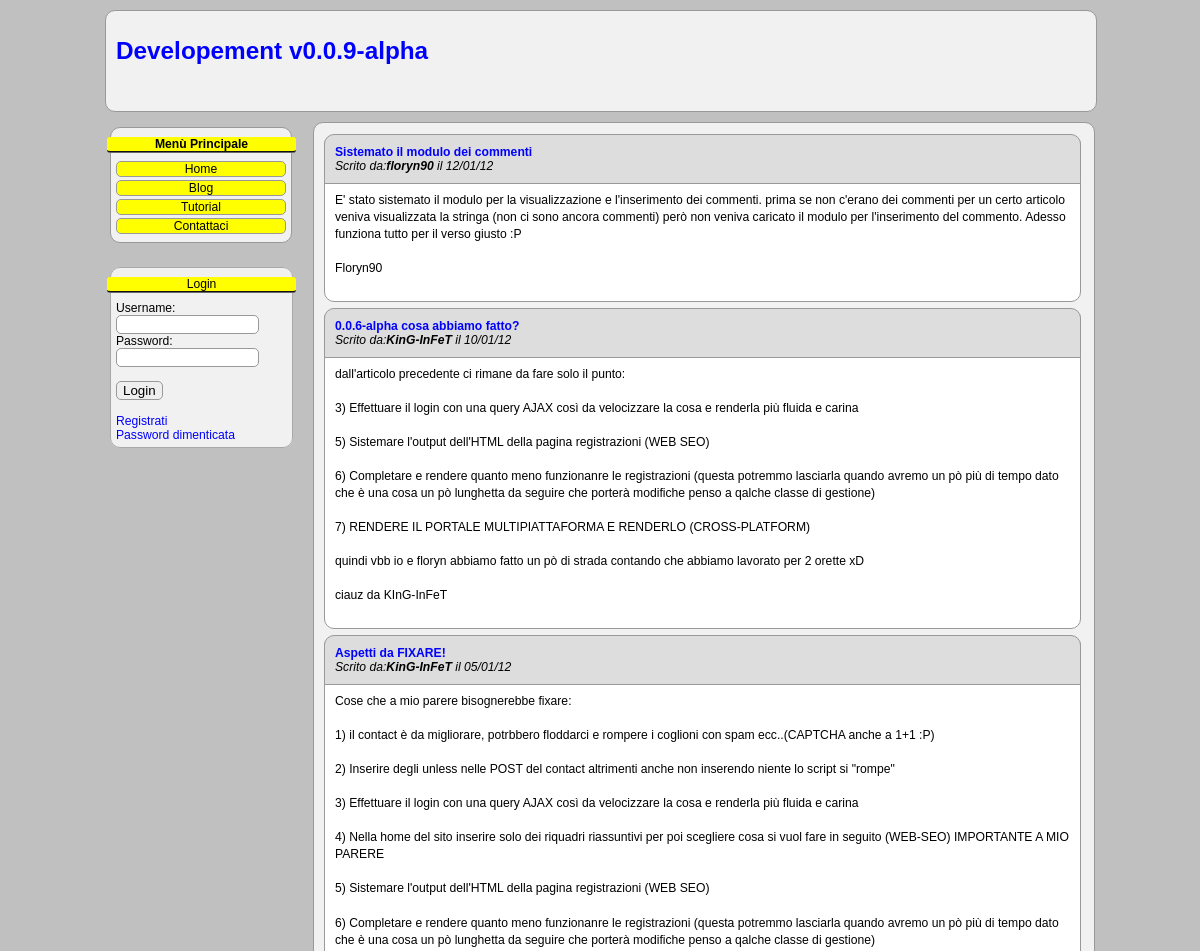
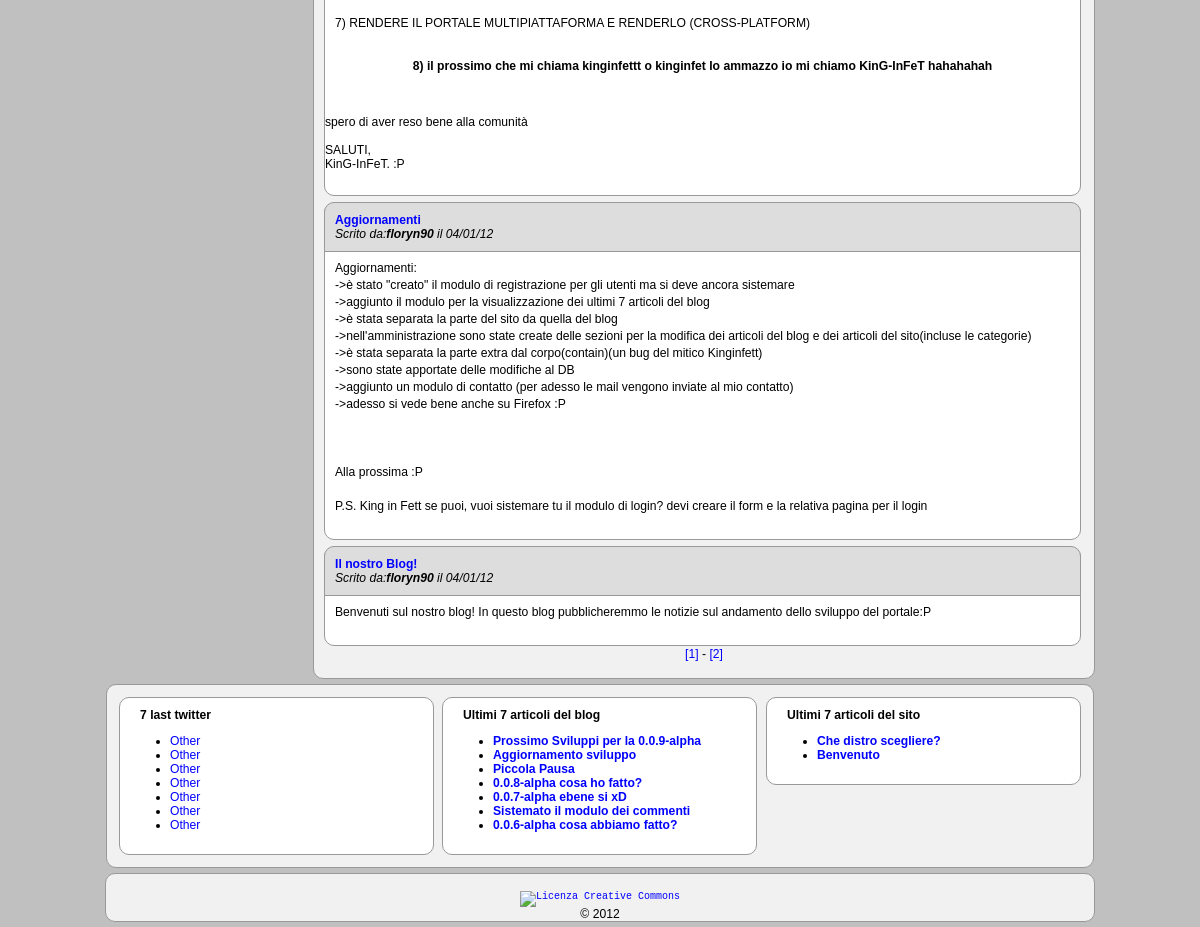
Page /index.php?page=blog&pages=2 on the committed database (2 pictures, top to bottom).
### tables this page shows
CREATE TABLE IF NOT EXISTS `admin_blog` (
  `id` int(11) NOT NULL AUTO_INCREMENT,
  `author` text NOT NULL,
  `title` text NOT NULL,
  `post` text NOT NULL,
  `post_date` text NOT NULL,
  `num_read` int(11) NOT NULL,
  `cat_id` int(11) NOT NULL,
  KEY `id` (`id`)
);

CREATE TABLE IF NOT EXISTS `admin_tutorial` (
  `id` int(11) NOT NULL AUTO_INCREMENT,
  `author` text NOT NULL,
  `title` text NOT NULL,
  `post` text NOT NULL,
  `post_date` text NOT NULL,
  `num_read` int(11) NOT NULL,
  `cat_id` int(11) NOT NULL,
  KEY `id` (`id`)
);

### index.php (called while the page is built, shortened)
<?php
$Template = new Template();
$Template->_TPrint();
?>

### classes/config.php (called while the page is built, shortened)
<?php
$_CONFIG =
array(
    'DB_HOST' => 'localhost',
    'DB_USER' => 'dev123',
    'DB_PASS' => '',
    'DB_NAME' => 'my_dev123'
);
?>

### classes/mysql.class.php (called while the page is built, shortened)
<?php
class MySQL extends Security {
	private $conn   = NULL;
	public function __construct ($db_host, $db_user, $db_pass, $db_name) {
		if (!$this -> conn = @mysql_connect ($db_host, $db_user, $db_pass)) {
			die ("<div class=\"error\">".mysql_error()."</div>");
		}
	}
	public function sendQuery ($query) {
		if (!$this -> result = @mysql_query ($query, $this -> conn)) {
			die ("<div class=\"error\">SQL Error: ".mysql_error()."</div>");
		}else {
			return $this -> result;
		}
	}
}

### classes/Pager.class.php (called while the page is built)
<?php
class Pager  {
    public function getPagerData ($numHits, $limit, $page) {
        $numHits  = (int) $numHits;
        $limit    = max((int) $limit, 1);
        $page     = (int) $page;
        $numPages = ceil($numHits / $limit);
        $page = max($page, 1);
        $page = min($page, $numPages);
        $offset = ($page - 1) * $limit;
        $ret = new stdClass;
        $ret->offset   = $offset;
        $ret->limit    = $limit;
        $ret->numPages = $numPages;
        $ret->page     = $page;
        return $ret;
    }
}
?>

### pages/blog/index.php (the view, shortened to what this page needs)
<?php
include(CLASSES_DIR ."config.php");
include(CLASSES_DIR ."Pager.class.php");
$this->sql  = new MySQL ($_CONFIG['DB_HOST'], $_CONFIG['DB_USER'], $_CONFIG['DB_PASS'], $_CONFIG['DB_NAME']);
if (isset($_GET['pages']) && is_numeric($_GET['pages']) && ((int) $_GET['pages']) > 0 )
    $page = (int) $_GET['pages'];
else
    $page = 1;
$result = $this->sql->sendQuery("SELECT COUNT(*) FROM ".__PREFIX__."blog");
$total  = mysql_result($result, 0, 0);
$pager_l = new Pager();
$pager   = $pager_l->getPagerData($total, _LIMIT_, $page);
$offset  = $pager->offset;
$limit   = $pager->limit;
$this->post = $this->sql->sendQuery("SELECT * FROM ".__PREFIX__."blog ORDER BY id DESC LIMIT ".$offset.", ".$limit);
while($this->article = mysql_fetch_array($this->post)) {
   	print    "\n\t<div id=\"article_top\">"
   	    	. "\n<b> <a href=\"?page=view_article_blog&id=".$this->article['id']."\">".$this->article['title']."</a></b>"
   			. "\n<br /><i>Scrito da:<b>".$this->article['author']."</b> il ".$this->article['post_date']."</i></sfondo>"
   			. "\n\t</div>"
   			. "\n\t<div id=\"article\">"
   			. "<br /><br /><br />"
			. "\n<br /><p>".BBCode($this->article['post'])."</p> <br />"
    		. "\n\t</div>";
}
if($pager->numPages > 0) {
    print "\n<p align=\"center\">";
        for ($i = 1; $i <= $pager->numPages; $i++) {
            if ($i < $pager->numPages)
                print " <a href=\"index.php?page=blog&pages=".$i."\">[".$i."]</a> -";
            else
                print " <a href=\"index.php?page=blog&pages=".$i."\">[".$i."]</a>";
        }
    print "\n</p>";
}
?>

### classes/Template.class.php (shortened to what this page needs)
<?php
class Template extends Login {
	public function __construct () {
    	include(CLASSES_DIR . "config.php");
        include_once(CLASSES_DIR . "mysql.class.php");
		include_once(CLASSES_DIR . "login.class.php");
		$this->sql = new MySQL ($_CONFIG['DB_HOST'], $_CONFIG['DB_USER'], $_CONFIG['DB_PASS'], $_CONFIG['DB_NAME']);
	}
    public function _TPrint() {
        $this->_header();
        $this->_title();
        $this->_content();
        $this->_leftbar();
        $this->_extra();
        $this->_footer();
 }
    public function _header() {
        print "<!DOCTYPE HTML>"
            . "\n<html xmlns=\"http://www.w3.org/1999/xhtml\">"
            . "\n<head>"
            . "\n<title>"._TITLE_SITE_."</title>"
            . "\n<meta http-equiv=\"content-type\" content=\"text/html; charset=UTF-8\" />"
            . "\n<meta name=\"KEYWORDS\" content=\""._KEYWORDS_."\" />"
            . "\n<meta name=\"DESCRIPTION\" content=\""._DESCRIPTION_."\" />"
            . "\n<meta name=\"ROBOTS\" content=\"INDEX, FOLLOW\" />"
            . "\n<meta name=\"REVISIT-AFTER\" content=\"1 DAYS\" />"
            . "\n<meta name=\"RATING\" content=\"GENERAL\" />"
            . "\n<meta name=\"RESOURCE-TYPE\" content=\"DOCUMENT\" />"
            . "\n<meta name=\"DISTRIBUTION\" content=\"GLOBAL\" />"
            . "\n<meta name=\"GENERATOR\" content=\""._GENERATOR_."\" />"
            . "\n<meta name=\"AUTHOR\" content=\""._AUTHOR_."\" />"
            . "\n<meta name=\"COPYRIGHT\" content=\""._COPYRIGHT_."\" />"
            . "\n"
            . "\n"
            . "\n<script type=\"text/javascript\" src=\"js/jquery-1.7.1.js\"></script>"
            . "\n<script type=\"text/javascript\" src=\"js/jquery-ui-1.8.16.js\"></script>"
            . "\n"
            . "\n"
            . "\n<link rel=\"stylesheet\" type=\"text/css\" href=\"css/styles.css\">"
            . "\n"
            . "\n<link rel=\"icon\" href=\"img/favicon.ico\" type=\"image/png\" />"
            . "\n</head>"
            . "\n<body  >"
            . "\n<div id=\"container\">";
    }
    public function _title() {
        print "\n<div id=\"header\">"
            . "\n\t<h1><a href=\"index.php\">"._TITLE_SITE_."</a></h1>"
            . "\n</div>";
    }
    public function _content() {
        print "\n<div id=\"wrapper\">"
            . "\n\t<div id=\"content\">";
        $PLoad = new PageLoader();
        $PLoad->Loader(@$_GET['page']);
	       print "\n\t</div>"
            . "\n</div>";
    }
    public function _leftbar() {
    	print "\n<div id=\"leftbar\">"
    		. "<div id=\"hmenu\">"
            . "\n<center><strong>Men&ugrave; Principale</strong></center>"
            . "</div>";
        print "\n<div id=\"navigation\">"
			. "<br /><br />"
            . "\n<a href=\"index.php\"><li><center>Home</center></li></a>"
            . "\n<a href=\"?page=blog\"><li><center>Blog</center></li></a>"
            . "\n<a href=\"?page=tutorial\"><li><center>Tutorial</center></li></a>"
            . "\n<a href=\"?page=contact\"><li><center>Contattaci</center></li></a>"
            . "\n</div>";
        @$user = empty($_COOKIE['admin_user']) ? $_COOKIE['normal_user'] : $_COOKIE['admin_user'];
        if(@$_COOKIE['admin_user'] || @$_COOKIE['normal_user']){
            print "\n <div id=\"hmenu\"><center>Logged</center></div>"
            	. "\n<fieldset style=\"margin:5px;padding:5px;background-color:#f1f1f1; border:1px solid #A8A8A8;\">"
	    		. "\n   <br /><br /><center>&hearts; Benvenuto, ".htmlspecialchars($user)."!</center><br />";
			if(@$_COOKIE['admin_user']) {
				print "\n<br /><a href=\"./admin.php\">&rsaquo;&rsaquo; Pannello amministrazione</a>";
			}
				print "\n<br /><a href=\"./index.php?page=gestione_user&token=".$_SESSION['token']."\">&rsaquo;&rsaquo; Modifica profilo</a>"
	    		. "\n<br /><a href=\"./index.php?page=logout&token=".$_SESSION['token']."\">&rsaquo;&rsaquo; Logout</a>"
	    		. "\n </fieldset>";
		}
	    else
            $this->form_login(@$_REQUEST['user'], @$_REQUEST['pass']);
    	print "\n</div>"
    		. "\n</div>";
}
    public function _extra() {
        print "\n<div id=\"extra\">"
            . "\n   <div id=\"twitter\">"
            . "\n   <p><strong>7 last twitter</strong></p>"
            . "\n       <ul>"
            . "\n           <li><a href=\"#\">Other</a></li>"
            . "\n             <li><a href=\"#\">Other</a></li>"
            . "\n             <li><a href=\"#\">Other</a></li>"
            . "\n             <li><a href=\"#\">Other</a></li>"
            . "\n             <li><a href=\"#\">Other</a></li>"
            . "\n             <li><a href=\"#\">Other</a></li>"
            . "\n             <li><a href=\"#\">Other</a></li>"
            . "\n   </ul>"
            . "\n   </div>"
	        . "\n   "
            . "\n   <div id=\"last_topic_forum\">"
            . "\n   <p><strong>Ultimi 7 articoli del blog</strong></p>"
	        . "\n       <ul>";
	        $this->post = $this->sql->sendQuery("SELECT * FROM ".__PREFIX__."blog ORDER BY id DESC");
			$i = 0;
            while(($this->article = mysql_fetch_array($this->post)) && $i < 7) {
    	     	print "\n<li><a href=\"?page=view_article_blog&id=".$this->article['id']."\"><b>".$this->article['title']."</b></a></li>";
	            $i++;
			}
            print "\n   </ul>"
                . "\n   </div>"
	            . "\n   "
    	        . "\n   <div id=\"last_news\">"
            	. "\n   <p><strong>Ultimi 7 articoli del sito</strong></p>"
	            . "\n       <ul>";
	        $this->post = $this->sql->sendQuery("SELECT * FROM ".__PREFIX__."tutorial ORDER BY id DESC");
	        $j = 0;
            while(($this->article = mysql_fetch_array($this->post)) && $j < 7) {
    	     	print "\n<li text-align=\"left\"><a href=\"?page=view_article_tutorial&id=".$this->article['id']."\"><b>".$this->article['title']."</b></a></li>";
				$j++;
			}
            print "\n   </ul>"
            	. "\n   </div>"
            	. "\n </div>";
    }
    public function _footer() {
        print "\n\t<div id=\"footer\">"
            . "\n\t\t<br /><a rel=\"license\" href=\"http://creativecommons.org/licenses/by-nc-sa/3.0/\"><img alt=\"Licenza Creative Commons\" style=\"border-width:0\" src=\"http://i.creativecommons.org/l/by-nc-sa/3.0/88x31.png\" /></a><br />"
            . "\n\t&copy; ".date("Y")
            . "\n<br />"
            . "\n\t</div>"
            . "\n</body>"
            . "\n</html>";
    }
}
?>

### classes/BBCode.class.php
<?php
	function BBCode($text) {
		$text = str_replace("\n","<br />",$text);
		$text = str_replace("&egrave;","è",$text);
		$text = str_replace("&agrave;","à",$text);
		$text = str_replace("&quot;","\"",$text);
		$text = str_replace("&ugrave;","ù",$text);
		$text = str_replace("&Igrave;","ì",$text);
		$text = str_replace("&nbsp;"," ",$text);
		$text = str_replace("&euro;","€",$text);
		$text = str_replace(":)", "<img alt=\":)\" src=\"img/01.jpg\">", $text);
		$text = str_replace(":D", "<img alt=\":D\" src=\"img/02.jpg\">", $text);
		$text = str_replace(";)", "<img alt=\";)\" src=\"img/03.jpg\" >", $text);
		$text = str_replace("^_^", "<img alt=\"^_^\" src=\"img/04.gif\">", $text);
		$text = str_replace(":(", "<img alt=\":(\" src=\"img/06.gif\">", $text);
		$text = str_replace("<<bira>>", "<img alt=\"bira\" src=\"img/bira.gif\">", $text);
		$text = str_replace("<<king>>", "<img alt=\"king\" src=\"img/king.gif\">", $text);
		$text = str_replace("<<figo>>", "<img alt=\"figo\" src=\"img/figo.gif\">", $text);
		$text = str_replace("[img]", "<img src=\"", $text);
		$text = str_replace("[/img]", "\">", $text);
		$text = str_replace("[b]", "<b>", $text);
		$text = str_replace("[/b]", "</b>", $text);
		$text = str_replace("[i]", "<i>", $text);
		$text = str_replace("[/i]", "</i>", $text);
		$text = str_replace("[u]", "<u>", $text);
		$text = str_replace("[/u]", "</u>", $text);
		$text = str_replace("[center]", "<center>", $text);
		$text = str_replace("[/center]", "</center>", $text);
 		$search  = array(
 					"/\\[url\\](.*?)\\[\\/url\\]/is",
 					"/\\[url\\=(.*?)\\](.*?)\\[\\/url\\]/is",
 					"/\\[youtube\\](.*?)\\[\\/youtube\\]/is"
 				);
    	$replace = array(
    				"<a target=\"_blank\" href=\"$1\">$1</a>",
    				"<a target=\"_blank\" href=\"$1\">$2</a>",
    				"<br /><iframe title=\"YouTube video player\" width=\"480\" height=\"390\" src=\"http://www.youtube.com/embed/$1\" frameborder=\"0\" allowfullscreen></iframe>"
				);
 		$text = preg_replace ($search, $replace, $text);
		return $text;
	}
?>

### css/styles.css (style rules this page uses)
html, body { margin : 0; padding : 0; }
body { font : 76% arial, sans-serif; background-color: #c0c0c0; }
p { margin : 0 10px 10px; }
a { text-decoration : none; color : blue; margin-bottom: 5px; }
a:link, a:active { text-decoration:none; color:blue; }
#article_top { background-color: #DDD; color:black; width:735px; border: 1px solid #999; border-radius:10px 10px 0px 0px; -moz-border-radius: 10px 10px 0px 0px; -webkit-border-radius: 10px 10px 0px 0px; padding:10px; position:absolute; margin-top:6px; margin-left:5px; margin-right:5px; }
#header { border : 1px solid #999; border-radius:10px; -moz-border-radius: 10px; -webkit-border-radius: 10px; width : 99%; margin : 5px; background-color: #f1f1f1; height:100px; }
#header h1 { height : 80px; line-height : 80px; margin : 0; padding-left : 10px; }
#content p { line-height : 1.4; }
#navigation li { list-style-type:none; color:black; margin-bottom: 3px; background-color:yellow; border:1px solid #999; border-radius:5px; -moz-border-radius: 5px; -webkit-border-radius: 5px; }
#footer { border : 1px solid #999; border-radius:10px; -moz-border-radius: 10px; -webkit-border-radius: 10px; margin : 5px auto 5px auto; width : 988px; text-align : center; background-color: #f1f1f1; }
#footer a { font-size: 10px; font-family: monospace; }
#container { width : 1000px; margin : 10px auto; text-align : left; }
#content { border : 1px solid #999; border-radius:10px; -moz-border-radius: 10px; -webkit-border-radius: 10px; float : right; width : 770px; margin : 5px 5px 5px 0px; padding: 5px; background-color:#f1f1f1; }
#article { border: 1px solid #999; border-radius:10px; -mox-border-radius:10px; -webkit-border-radius:10px; margin-top:7px; margin-left:5px; margin-right:5px; width:755px; background-color: white; }
#leftbar { border:0px solid #999; float:left; width:193px; margin:5px 0px 5px 5px; border-radius:10px; -moz-border-radius: 10px; -webkit-border-radius: 10px; }
#hmenu { width:189px; margin-top:15px; margin-left:2px; background-color:yellow; position:absolute; border-bottom:2px groove #666; border-radius:3px; }
#navigation { border : 1px solid #999; border-radius:10px; -moz-border-radius: 10px; -webkit-border-radius: 10px; width : 170px; text-decoration:none; padding:5px; margin:5px; background-color: #f1f1f1; }
#extra ul { text-align:left; }
#extra { border : 1px solid #999; border-radius:10px; -moz-border-radius: 10px; -webkit-border-radius: 10px; background-color: #f1f1f1; margin: 5px auto; width : 970px; overflow: hidden; padding: 8px; }
#twitter { border : 1px solid #999; border-radius:10px; -moz-border-radius: 10px; -webkit-border-radius: 10px; margin : 4px; width : 293px; float: left; display: inline; padding: 10px; text-align: left; background-color: white; }
#last_topic_forum { border : 1px solid #999; border-radius:10px; -moz-border-radius: 10px; -webkit-border-radius: 10px; margin: 4px; width : 293px; float: left; display: inline; padding: 10px; text-align: left; background-color: white; }
#last_news { border : 1px solid #999; border-radius:10px; -moz-border-radius: 10px; -webkit-border-radius: 10px; margin : 4px; width : 293px; float: right; display: inline; padding: 10px; text-align: left; background-color: white; }

### rows in the picture
admin_blog: title "Sistemato il modulo dei commenti", author "floryn90", post_date "12/01/12", post "E' stato sistemato il modulo per la visualizzazione e l'inserimento dei commenti. prima se non c'erano dei commenti per un certo articolo veniva visualizzata la stringa (non ci sono ancora commenti) però non veniva caricato il modulo per l'inserimento del commento. Adesso funziona tutto per il verso giusto :P Floryn90"
admin_blog: title "0.0.6-alpha cosa abbiamo fatto?", author "KinG-InFeT", post_date "10/01/12", post "dall'articolo precedente ci rimane da fare solo il punto: 3) Effettuare il login con una query AJAX così da velocizzare la cosa e renderla più fluida e carina 5) Sistemare l'output dell'HTML della pagina registrazioni (WEB SEO) 6) Completare e rendere quanto meno funzionanre le registrazioni (questa potremmo lasciarla quando avremo un pò più di tempo dato che è una cosa un pò lunghetta da seguire che porterà modifiche penso a qalche classe di gestione) 7) RENDERE IL PORTALE MULTIPIATTAFORMA E RENDERLO (CROSS-PLATFORM) quindi vbb io e floryn abbiamo fatto un pò di strada contando che abbiamo lavorato per 2 orette xD ciauz da KInG-InFeT"
admin_blog: title "Aspetti da FIXARE!", author "KinG-InFeT", post_date "05/01/12", post "Cose che a mio parere bisognerebbe fixare: 1) il contact è da migliorare, potrbbero floddarci e rompere i coglioni con spam ecc..(CAPTCHA anche a 1+1 :P) 2) Inserire degli unless nelle POST del contact altrimenti anche non inserendo niente lo script si \"rompe\" 3) Effettuare il login con una query AJAX così da velocizzare la cosa e renderla più fluida e carina 4) Nella home del sito inserire solo dei riquadri riassuntivi per poi scegliere cosa si vuol fare in seguito (WEB-SEO) IMPORTANTE A MIO PARERE 5) Sistemare l'output dell'HTML della pagina registrazioni (WEB SEO) 6) Completare e rendere quanto meno funzionanre le registrazioni (questa potremmo lasciarla quando avremo un pò più di tempo…"
admin_blog: title "Aggiornamenti", author "floryn90", post_date "04/01/12", post "Aggiornamenti: ->è stato \"creato\" il modulo di registrazione per gli utenti ma si deve ancora sistemare ->aggiunto il modulo per la visualizzazione dei ultimi 7 articoli del blog ->è stata separata la parte del sito da quella del blog ->nell'amministrazione sono state create delle sezioni per la modifica dei articoli del blog e dei articoli del sito(incluse le categorie) ->è stata separata la parte extra dal corpo(contain)(un bug del mitico Kinginfett) ->sono state apportate delle modifiche al DB ->aggiunto un modulo di contatto (per adesso le mail vengono inviate al mio contatto) ->adesso si vede bene anche su Firefox :P Alla prossima :P P.S. King in Fett se puoi, vuoi sistemare tu il…"
admin_blog: title "Il nostro Blog!", author "floryn90", post_date "04/01/12", post "Benvenuti sul nostro blog! In questo blog pubblicheremmo le notizie sul andamento dello sviluppo del portale:P"
admin_blog: title "Prossimo Sviluppi per la 0.0.9-alpha"
admin_blog: title "Aggiornamento sviluppo"
admin_blog: title "Piccola Pausa"
admin_blog: title "0.0.8-alpha cosa ho fatto?"
admin_blog: title "0.0.7-alpha ebene si xD"
admin_tutorial: title "Che distro scegliere?"
admin_tutorial: title "Benvenuto"

### other values in the picture
_TITLE_SITE_ "Developement v0.0.9-alpha"
